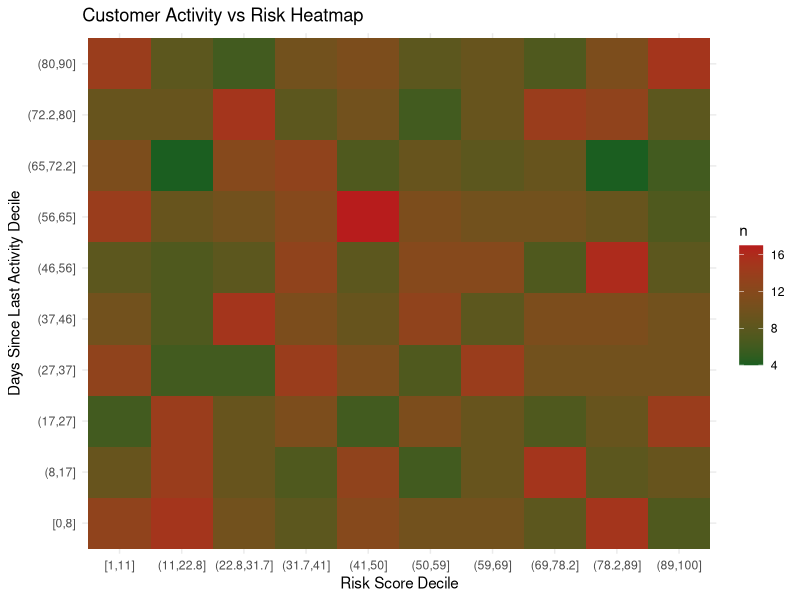
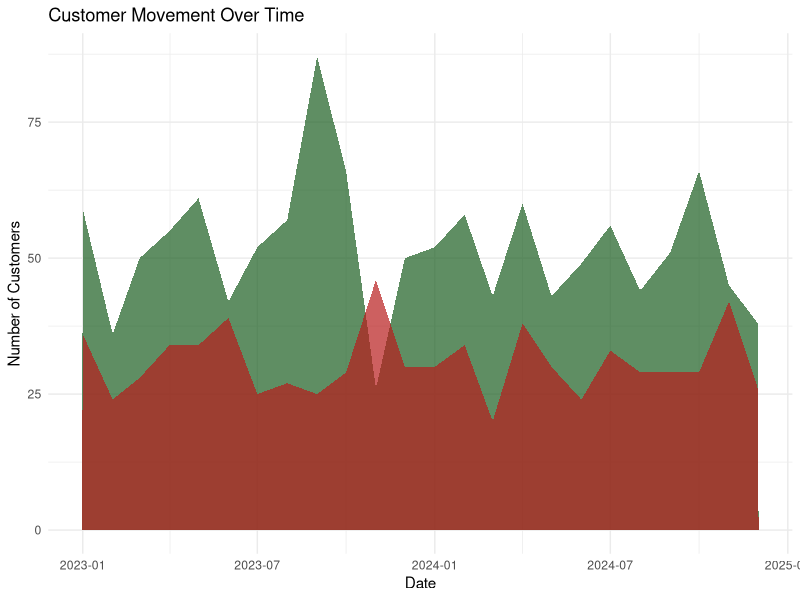
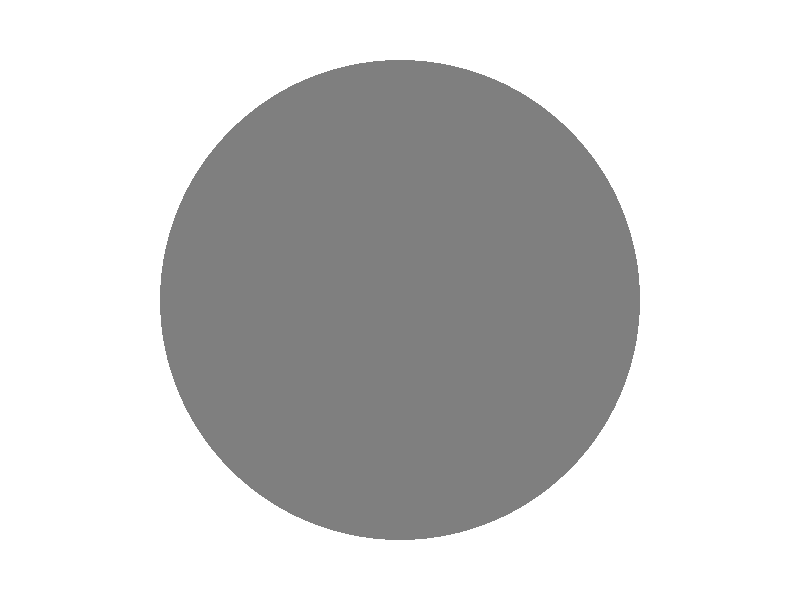
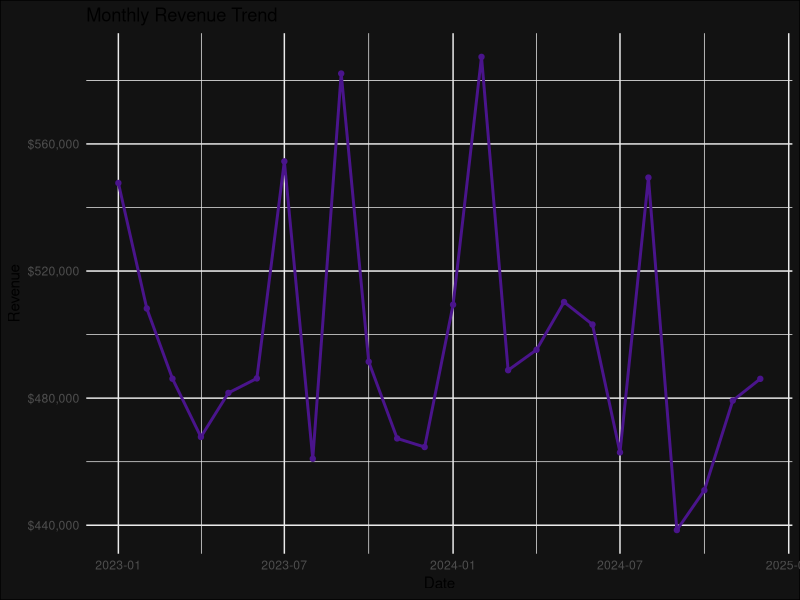
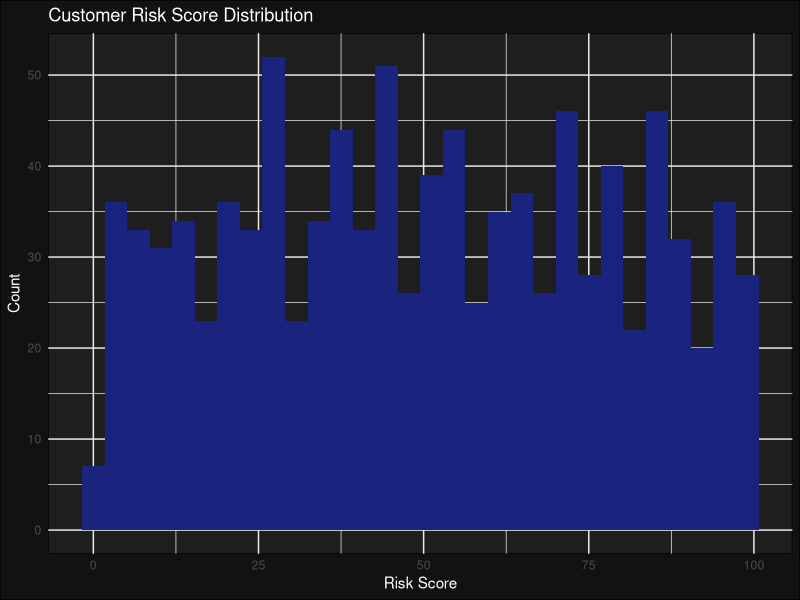
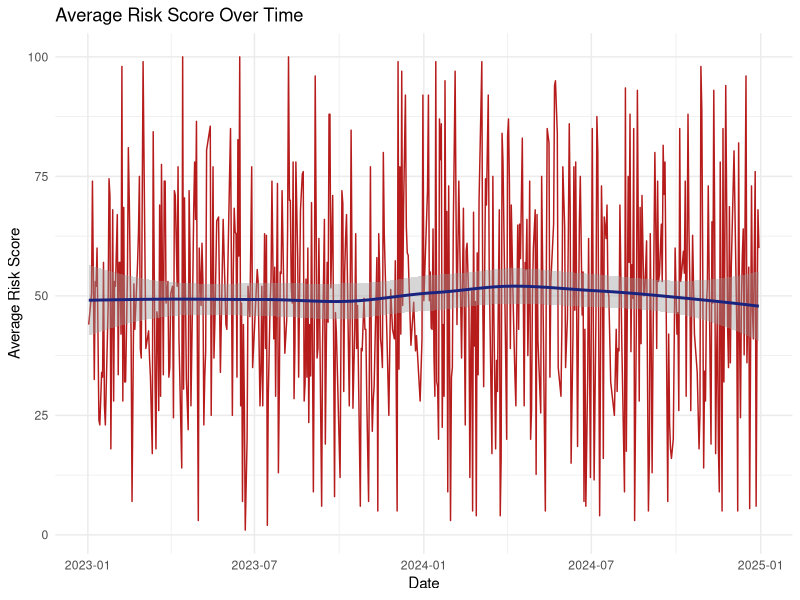
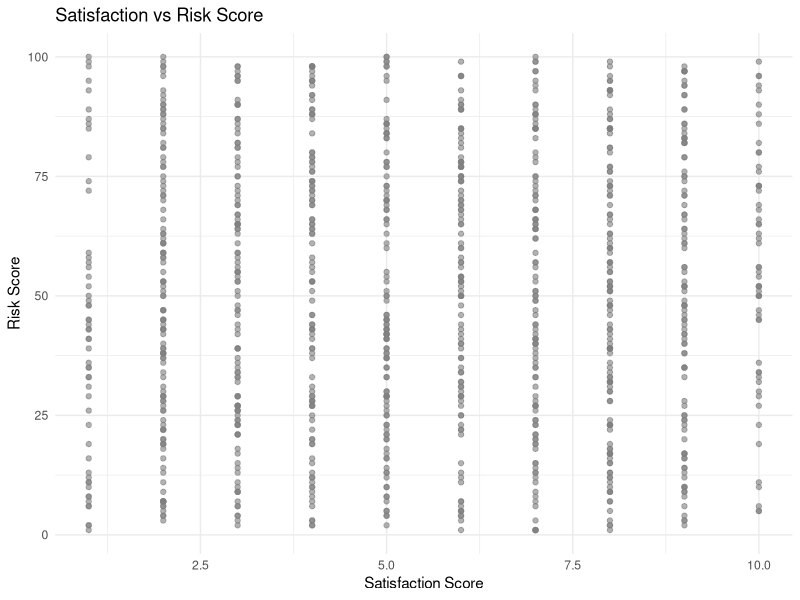
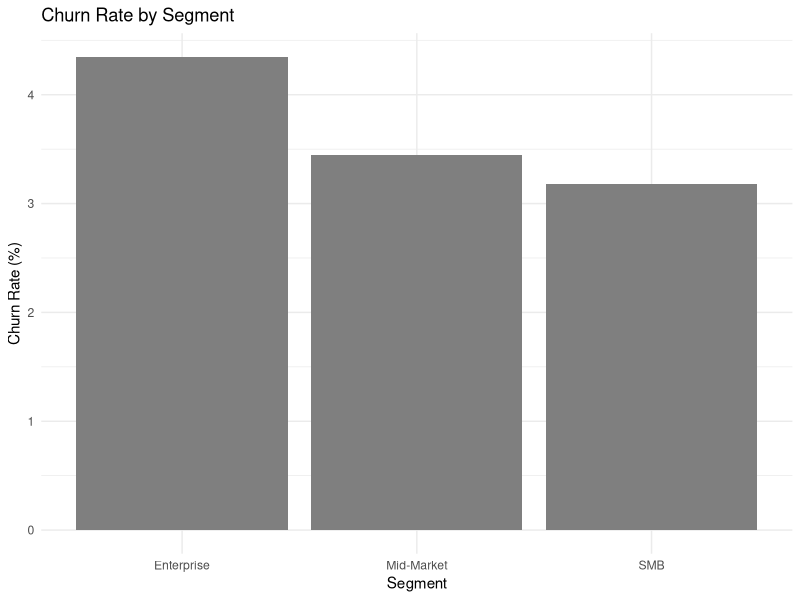

These figures' R source, in order:
# Install and load required packages
if (!require("tidyverse")) install.packages("tidyverse")
if (!require("lubridate")) install.packages("lubridate")
if (!require("scales")) install.packages("scales")

library(tidyverse)
library(lubridate)
library(scales)

# Create sample data
set.seed(123)

# Customer data
customers <- data.frame(
  customer_id = 1:1000,
  signup_date = sample(seq(as.Date('2023-01-01'), as.Date('2024-12-31'), by="day"), 1000, replace=TRUE),
  segment = sample(c("Enterprise", "Mid-Market", "SMB"), 1000, replace=TRUE, prob=c(0.2, 0.3, 0.5)),
  industry = sample(c("Technology", "Retail", "Healthcare", "Finance", "Manufacturing"), 1000, replace=TRUE),
  monthly_revenue = round(rlnorm(1000, meanlog=8, sdlog=1)),
  risk_score = round(runif(1000, 1, 100)),
  satisfaction_score = round(runif(1000, 1, 10)),
  usage_frequency = round(rlnorm(1000, meanlog=2, sdlog=0.5)),
  support_tickets = rpois(1000, 3),
  days_since_last_activity = round(runif(1000, 0, 90))
)

# Add churn status
customers$churned <- ifelse(
  customers$risk_score > 70 & 
    customers$satisfaction_score < 5 & 
    customers$days_since_last_activity > 60,
  TRUE, FALSE
)

# Time series data for monthly metrics
monthly_metrics <- data.frame(
  date = seq(as.Date('2023-01-01'), as.Date('2024-12-31'), by="month"),
  new_customers = round(rnorm(24, mean=50, sd=10)),
  churned_customers = round(rnorm(24, mean=30, sd=8)),
  revenue = round(rnorm(24, mean=500000, sd=50000))
)

# Colors for PowerBI
colors <- c(
  darkblue = "#1A237E",
  darkred = "#B71C1C",
  purple = "#4A148C",
  red = "#D32F2F",
  darkgreen = "#1B5E20"
)

# 1. Customer Risk Distribution (Histogram)
risk_dist <- ggplot(customers, aes(x=risk_score)) +
  geom_histogram(fill=colors["darkblue"], bins=30) +
  theme_minimal() +
  labs(title="Customer Risk Score Distribution",
       x="Risk Score", y="Count") +
  theme(plot.background = element_rect(fill = "#121212"),
        panel.background = element_rect(fill = "#1E1E1E"),
        text = element_text(color = "white"))

# 2. Monthly Revenue Trend (Line Chart)
revenue_trend <- ggplot(monthly_metrics, aes(x=date, y=revenue)) +
  geom_line(color=colors["purple"], size=1) +
  geom_point(color=colors["purple"]) +
  theme_minimal() +
  labs(title="Monthly Revenue Trend",
       x="Date", y="Revenue") +
  scale_y_continuous(labels=scales::dollar_format()) +
  theme(plot.background = element_rect(fill = "#121212"))

# 3. Churn by Segment (Bar Chart)
segment_churn <- customers %>%
  group_by(segment) %>%
  summarise(churn_rate = mean(churned) * 100) %>%
  ggplot(aes(x=segment, y=churn_rate, fill=segment)) +
  geom_bar(stat="identity") +
  scale_fill_manual(values=c(colors["darkred"], colors["purple"], colors["darkblue"])) +
  theme_minimal() +
  labs(title="Churn Rate by Segment",
       x="Segment", y="Churn Rate (%)")

# 4. Customer Satisfaction vs Risk (Scatter Plot)
satisfaction_risk <- ggplot(customers, aes(x=satisfaction_score, y=risk_score)) +
  geom_point(aes(color=churned), alpha=0.6) +
  scale_color_manual(values=c(colors["darkgreen"], colors["darkred"])) +
  theme_minimal() +
  labs(title="Satisfaction vs Risk Score",
       x="Satisfaction Score", y="Risk Score")

# 5. Industry Distribution (Donut Chart)
industry_dist <- customers %>%
  count(industry) %>%
  ggplot(aes(x="", y=n, fill=industry)) +
  geom_bar(stat="identity", width=1) +
  coord_polar("y", start=0) +
  theme_void() +
  scale_fill_manual(values=c(colors["darkblue"], colors["purple"], 
                            colors["darkred"], colors["red"], colors["darkgreen"]))

# 6. Monthly Customer Movement (Area Chart)
customer_movement <- ggplot(monthly_metrics, aes(x=date)) +
  geom_area(aes(y=new_customers), fill=colors["darkgreen"], alpha=0.7) +
  geom_area(aes(y=churned_customers), fill=colors["darkred"], alpha=0.7) +
  theme_minimal() +
  labs(title="Customer Movement Over Time",
       x="Date", y="Number of Customers")

# 7. Support Tickets by Usage (Box Plot)
usage_tickets <- ggplot(customers, aes(x=cut_number(usage_frequency, 5), y=support_tickets)) +
  geom_boxplot(fill=colors["purple"]) +
  theme_minimal() +
  labs(title="Support Tickets by Usage Level",
       x="Usage Frequency Quintile", y="Number of Support Tickets")

# 8. Risk Score Timeline (Time Series)
risk_timeline <- customers %>%
  group_by(signup_date) %>%
  summarise(avg_risk = mean(risk_score)) %>%
  ggplot(aes(x=signup_date, y=avg_risk)) +
  geom_line(color=colors["darkred"]) +
  geom_smooth(method="loess", color=colors["darkblue"]) +
  theme_minimal() +
  labs(title="Average Risk Score Over Time",
       x="Date", y="Average Risk Score")

# 9. Revenue by Segment and Industry (Treemap)
# Note: For PowerBI, use the built-in treemap visualization
revenue_segment_industry <- customers %>%
  group_by(segment, industry) %>%
  summarise(total_revenue = sum(monthly_revenue))

# 10. Customer Activity Heatmap
activity_heatmap <- customers %>%
  count(risk_score = cut_number(risk_score, 10),
        activity = cut_number(days_since_last_activity, 10)) %>%
  ggplot(aes(x=risk_score, y=activity, fill=n)) +
  geom_tile() +
  scale_fill_gradient(low=colors["darkgreen"], high=colors["darkred"]) +
  theme_minimal() +
  labs(title="Customer Activity vs Risk Heatmap",
       x="Risk Score Decile", y="Days Since Last Activity Decile")

# Export the data for PowerBI
write.csv(customers, "customer_data.csv", row.names=FALSE)
write.csv(monthly_metrics, "monthly_metrics.csv", row.names=FALSE)
write.csv(revenue_segment_industry, "revenue_segments.csv", row.names=FALSE)

# Note: In PowerBI Desktop
# 1. Import this R script
# 2. Use the exported CSV files as data sources
# 3. Create visualizations using PowerBI's built-in tools
# 4. Apply the custom color scheme defined above
# 5. Set the background to dark theme
# 6. Use the PowerBI theme editor to apply consistent formatting
